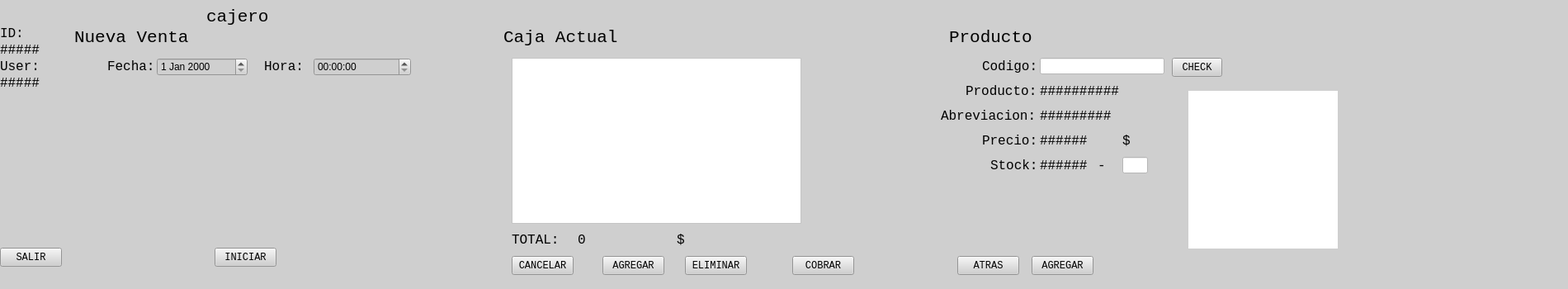
   <widget class="QWidget" name="cajerowidget" native="true">
    <property name="geometry">
     <rect>
      <x>0</x>
      <y>950</y>
      <width>1900</width>
      <height>350</height>
     </rect>
    </property>
    <property name="minimumSize">
     <size>
      <width>1900</width>
      <height>350</height>
     </size>
    </property>
    <property name="maximumSize">
     <size>
      <width>600</width>
      <height>350</height>
     </size>
    </property>
    <property name="font">
     <font>
      <family>Courier New</family>
     </font>
    </property>
    <property name="styleSheet">
     <string notr="true">background-color: rgb(207, 207, 207);</string>
    </property>
    <widget class="QLabel" name="cajerotext">
     <property name="geometry">
      <rect>
       <x>250</x>
       <y>10</y>
       <width>81</width>
       <height>21</height>
      </rect>
     </property>
     <property name="font">
      <font>
       <family>Courier New</family>
       <pointsize>16</pointsize>
      </font>
     </property>
     <property name="text">
      <string>cajero</string>
     </property>
    </widget>
    <widget class="QWidget" name="widgetcajactual" native="true">
     <property name="geometry">
      <rect>
       <x>600</x>
       <y>30</y>
       <width>521</width>
       <height>320</height>
      </rect>
     </property>
     <property name="maximumSize">
      <size>
       <width>600</width>
       <height>350</height>
      </size>
     </property>
     <property name="font">
      <font>
       <family>Courier New</family>
      </font>
     </property>
     <property name="styleSheet">
      <string notr="true">background-color: rgb(207, 207, 207);</string>
     </property>
     <widget class="QLabel" name="label_47">
      <property name="geometry">
       <rect>
        <x>10</x>
        <y>0</y>
        <width>181</width>
        <height>31</height>
       </rect>
      </property>
      <property name="font">
       <font>
        <family>Courier New</family>
        <pointsize>16</pointsize>
       </font>
      </property>
      <property name="text">
       <string>Caja Actual</string>
      </property>
     </widget>
     <widget class="QLabel" name="label_48">
      <property name="geometry">
       <rect>
        <x>20</x>
        <y>250</y>
        <width>71</width>
        <height>21</height>
       </rect>
      </property>
      <property name="font">
       <font>
        <family>Courier New</family>
        <pointsize>12</pointsize>
       </font>
      </property>
      <property name="text">
       <string>TOTAL:</string>
      </property>
     </widget>
     <widget class="QPushButton" name="atrasbutton_6">
      <property name="geometry">
       <rect>
        <x>20</x>
        <y>280</y>
        <width>75</width>
        <height>23</height>
       </rect>
      </property>
      <property name="font">
       <font>
        <family>Courier New</family>
       </font>
      </property>
      <property name="text">
       <string>CANCELAR</string>
      </property>
     </widget>
     <widget class="QLabel" name="textcajpreciototal">
      <property name="geometry">
       <rect>
        <x>100</x>
        <y>250</y>
        <width>81</width>
        <height>21</height>
       </rect>
      </property>
      <property name="font">
       <font>
        <family>Courier New</family>
        <pointsize>12</pointsize>
       </font>
      </property>
      <property name="text">
       <string>0</string>
      </property>
     </widget>
     <widget class="QLabel" name="label_53">
      <property name="geometry">
       <rect>
        <x>220</x>
        <y>250</y>
        <width>21</width>
        <height>21</height>
       </rect>
      </property>
      <property name="font">
       <font>
        <family>Courier New</family>
        <pointsize>12</pointsize>
       </font>
      </property>
      <property name="text">
       <string>$</string>
      </property>
     </widget>
     <widget class="QPushButton" name="buttonprodagregarstock_2">
      <property name="geometry">
       <rect>
        <x>130</x>
        <y>280</y>
        <width>75</width>
        <height>23</height>
       </rect>
      </property>
      <property name="font">
       <font>
        <family>Courier New</family>
       </font>
      </property>
      <property name="text">
       <string>AGREGAR</string>
      </property>
     </widget>
     <widget class="QPlainTextEdit" name="texteditcajaact">
      <property name="geometry">
       <rect>
        <x>20</x>
        <y>40</y>
        <width>351</width>
        <height>201</height>
       </rect>
      </property>
      <property name="font">
       <font>
        <family>Courier New</family>
        <pointsize>12</pointsize>
       </font>
      </property>
      <property name="styleSheet">
       <string notr="true">background-color: rgb(255, 255, 255);</string>
      </property>
      <property name="readOnly">
       <bool>true</bool>
      </property>
     </widget>
     <widget class="QPushButton" name="buttonprodagregarstock_5">
      <property name="geometry">
       <rect>
        <x>360</x>
        <y>280</y>
        <width>75</width>
        <height>23</height>
       </rect>
      </property>
      <property name="font">
       <font>
        <family>Courier New</family>
       </font>
      </property>
      <property name="text">
       <string>COBRAR</string>
      </property>
     </widget>
     <widget class="QPushButton" name="buttonprodagregarstock_6">
      <property name="geometry">
       <rect>
        <x>230</x>
        <y>280</y>
        <width>75</width>
        <height>23</height>
       </rect>
      </property>
      <property name="font">
       <font>
        <family>Courier New</family>
       </font>
      </property>
      <property name="text">
       <string>ELIMINAR</string>
      </property>
     </widget>
    </widget>
    <widget class="QWidget" name="widgetcajiniciar" native="true">
     <property name="geometry">
      <rect>
       <x>80</x>
       <y>30</y>
       <width>521</width>
       <height>320</height>
      </rect>
     </property>
     <property name="maximumSize">
      <size>
       <width>600</width>
       <height>350</height>
      </size>
     </property>
     <property name="font">
      <font>
       <family>Courier New</family>
      </font>
     </property>
     <property name="styleSheet">
      <string notr="true">background-color: rgb(207, 207, 207);</string>
     </property>
     <widget class="QLabel" name="label_50">
      <property name="geometry">
       <rect>
        <x>10</x>
        <y>0</y>
        <width>181</width>
        <height>31</height>
       </rect>
      </property>
      <property name="font">
       <font>
        <family>Courier New</family>
        <pointsize>16</pointsize>
       </font>
      </property>
      <property name="text">
       <string>Nueva Venta</string>
      </property>
     </widget>
     <widget class="QLabel" name="label_58">
      <property name="geometry">
       <rect>
        <x>240</x>
        <y>40</y>
        <width>51</width>
        <height>21</height>
       </rect>
      </property>
      <property name="font">
       <font>
        <family>Courier New</family>
        <pointsize>12</pointsize>
       </font>
      </property>
      <property name="text">
       <string>Hora:</string>
      </property>
     </widget>
     <widget class="QLabel" name="label_61">
      <property name="geometry">
       <rect>
        <x>50</x>
        <y>40</y>
        <width>71</width>
        <height>21</height>
       </rect>
      </property>
      <property name="font">
       <font>
        <family>Courier New</family>
        <pointsize>12</pointsize>
       </font>
      </property>
      <property name="text">
       <string>Fecha:</string>
      </property>
     </widget>
     <widget class="QPushButton" name="buttonprodagregarstock_3">
      <property name="geometry">
       <rect>
        <x>180</x>
        <y>270</y>
        <width>75</width>
        <height>23</height>
       </rect>
      </property>
      <property name="font">
       <font>
        <family>Courier New</family>
       </font>
      </property>
      <property name="text">
       <string>INICIAR</string>
      </property>
     </widget>
     <widget class="QDateEdit" name="dateEdit_3">
      <property name="geometry">
       <rect>
        <x>110</x>
        <y>40</y>
        <width>110</width>
        <height>22</height>
       </rect>
      </property>
      <property name="timeSpec">
       <enum>Qt::TimeZone</enum>
      </property>
     </widget>
     <widget class="QTimeEdit" name="timeEdit">
      <property name="geometry">
       <rect>
        <x>300</x>
        <y>40</y>
        <width>118</width>
        <height>22</height>
       </rect>
      </property>
      <property name="timeSpec">
       <enum>Qt::UTC</enum>
      </property>
     </widget>
    </widget>
    <widget class="QLabel" name="label_64">
     <property name="geometry">
      <rect>
       <x>0</x>
       <y>30</y>
       <width>31</width>
       <height>21</height>
      </rect>
     </property>
     <property name="font">
      <font>
       <family>Courier New</family>
       <pointsize>12</pointsize>
      </font>
     </property>
     <property name="text">
      <string>ID:</string>
     </property>
    </widget>
    <widget class="QLabel" name="textiduser_2">
     <property name="geometry">
      <rect>
       <x>0</x>
       <y>50</y>
       <width>61</width>
       <height>21</height>
      </rect>
     </property>
     <property name="font">
      <font>
       <family>Courier New</family>
       <pointsize>12</pointsize>
      </font>
     </property>
     <property name="text">
      <string>#####</string>
     </property>
    </widget>
    <widget class="QLabel" name="label_63">
     <property name="geometry">
      <rect>
       <x>0</x>
       <y>70</y>
       <width>61</width>
       <height>21</height>
      </rect>
     </property>
     <property name="font">
      <font>
       <family>Courier New</family>
       <pointsize>12</pointsize>
      </font>
     </property>
     <property name="text">
      <string>User:</string>
     </property>
    </widget>
    <widget class="QLabel" name="textuseruser_2">
     <property name="geometry">
      <rect>
       <x>0</x>
       <y>90</y>
       <width>71</width>
       <height>21</height>
      </rect>
     </property>
     <property name="font">
      <font>
       <family>Courier New</family>
       <pointsize>12</pointsize>
      </font>
     </property>
     <property name="text">
      <string>#####</string>
     </property>
    </widget>
    <widget class="QWidget" name="widgetcajproduct" native="true">
     <property name="geometry">
      <rect>
       <x>1140</x>
       <y>30</y>
       <width>521</width>
       <height>320</height>
      </rect>
     </property>
     <property name="maximumSize">
      <size>
       <width>600</width>
       <height>350</height>
      </size>
     </property>
     <property name="font">
      <font>
       <family>Courier New</family>
      </font>
     </property>
     <property name="styleSheet">
      <string notr="true">background-color: rgb(207, 207, 207);</string>
     </property>
     <widget class="QLabel" name="label_55">
      <property name="geometry">
       <rect>
        <x>10</x>
        <y>0</y>
        <width>111</width>
        <height>31</height>
       </rect>
      </property>
      <property name="font">
       <font>
        <family>Courier New</family>
        <pointsize>16</pointsize>
       </font>
      </property>
      <property name="text">
       <string>Producto</string>
      </property>
     </widget>
     <widget class="QLabel" name="label_57">
      <property name="geometry">
       <rect>
        <x>50</x>
        <y>130</y>
        <width>71</width>
        <height>21</height>
       </rect>
      </property>
      <property name="font">
       <font>
        <family>Courier New</family>
        <pointsize>12</pointsize>
       </font>
      </property>
      <property name="text">
       <string>Precio:</string>
      </property>
     </widget>
     <widget class="QLabel" name="label_59">
      <property name="geometry">
       <rect>
        <x>0</x>
        <y>100</y>
        <width>121</width>
        <height>21</height>
       </rect>
      </property>
      <property name="font">
       <font>
        <family>Courier New</family>
        <pointsize>12</pointsize>
       </font>
      </property>
      <property name="text">
       <string>Abreviacion:</string>
      </property>
     </widget>
     <widget class="QLabel" name="textcajabreb">
      <property name="geometry">
       <rect>
        <x>120</x>
        <y>100</y>
        <width>131</width>
        <height>21</height>
       </rect>
      </property>
      <property name="font">
       <font>
        <family>Courier New</family>
        <pointsize>12</pointsize>
       </font>
      </property>
      <property name="text">
       <string>#########</string>
      </property>
     </widget>
     <widget class="QLabel" name="label_60">
      <property name="geometry">
       <rect>
        <x>30</x>
        <y>70</y>
        <width>91</width>
        <height>21</height>
       </rect>
      </property>
      <property name="font">
       <font>
        <family>Courier New</family>
        <pointsize>12</pointsize>
       </font>
      </property>
      <property name="text">
       <string>Producto:</string>
      </property>
     </widget>
     <widget class="QLabel" name="imagencaj">
      <property name="geometry">
       <rect>
        <x>300</x>
        <y>80</y>
        <width>181</width>
        <height>191</height>
       </rect>
      </property>
      <property name="styleSheet">
       <string notr="true">background-color: rgb(255, 255, 255);</string>
      </property>
      <property name="text">
       <string/>
      </property>
     </widget>
     <widget class="QLabel" name="label_62">
      <property name="geometry">
       <rect>
        <x>60</x>
        <y>160</y>
        <width>61</width>
        <height>21</height>
       </rect>
      </property>
      <property name="font">
       <font>
        <family>Courier New</family>
        <pointsize>12</pointsize>
       </font>
      </property>
      <property name="text">
       <string>Stock:</string>
      </property>
     </widget>
     <widget class="QPushButton" name="atrasbutton_8">
      <property name="geometry">
       <rect>
        <x>20</x>
        <y>280</y>
        <width>75</width>
        <height>23</height>
       </rect>
      </property>
      <property name="font">
       <font>
        <family>Courier New</family>
       </font>
      </property>
      <property name="text">
       <string>ATRAS</string>
      </property>
     </widget>
     <widget class="QLabel" name="textcajprod">
      <property name="geometry">
       <rect>
        <x>120</x>
        <y>70</y>
        <width>131</width>
        <height>21</height>
       </rect>
      </property>
      <property name="font">
       <font>
        <family>Courier New</family>
        <pointsize>12</pointsize>
       </font>
      </property>
      <property name="text">
       <string>##########</string>
      </property>
     </widget>
     <widget class="QLabel" name="textcajprecio">
      <property name="geometry">
       <rect>
        <x>120</x>
        <y>130</y>
        <width>81</width>
        <height>21</height>
       </rect>
      </property>
      <property name="font">
       <font>
        <family>Courier New</family>
        <pointsize>12</pointsize>
       </font>
      </property>
      <property name="text">
       <string>######</string>
      </property>
     </widget>
     <widget class="QLabel" name="label_65">
      <property name="geometry">
       <rect>
        <x>220</x>
        <y>130</y>
        <width>21</width>
        <height>21</height>
       </rect>
      </property>
      <property name="font">
       <font>
        <family>Courier New</family>
        <pointsize>12</pointsize>
       </font>
      </property>
      <property name="text">
       <string>$</string>
      </property>
     </widget>
     <widget class="QLabel" name="label_66">
      <property name="geometry">
       <rect>
        <x>50</x>
        <y>40</y>
        <width>71</width>
        <height>21</height>
       </rect>
      </property>
      <property name="font">
       <font>
        <family>Courier New</family>
        <pointsize>12</pointsize>
       </font>
      </property>
      <property name="text">
       <string>Codigo:</string>
      </property>
     </widget>
     <widget class="QPushButton" name="buttonprodagregarstock_4">
      <property name="geometry">
       <rect>
        <x>110</x>
        <y>280</y>
        <width>75</width>
        <height>23</height>
       </rect>
      </property>
      <property name="font">
       <font>
        <family>Courier New</family>
       </font>
      </property>
      <property name="text">
       <string>AGREGAR</string>
      </property>
     </widget>
     <widget class="QLineEdit" name="lineprodnewstock_2">
      <property name="geometry">
       <rect>
        <x>220</x>
        <y>160</y>
        <width>31</width>
        <height>20</height>
       </rect>
      </property>
      <property name="styleSheet">
       <string notr="true">background-color: rgb(255, 255, 255);
</string>
      </property>
     </widget>
     <widget class="QLabel" name="textcajstock">
      <property name="geometry">
       <rect>
        <x>120</x>
        <y>160</y>
        <width>61</width>
        <height>21</height>
       </rect>
      </property>
      <property name="font">
       <font>
        <family>Courier New</family>
        <pointsize>12</pointsize>
       </font>
      </property>
      <property name="text">
       <string>######</string>
      </property>
     </widget>
     <widget class="QLabel" name="label_67">
      <property name="geometry">
       <rect>
        <x>190</x>
        <y>160</y>
        <width>21</width>
        <height>21</height>
       </rect>
      </property>
      <property name="font">
       <font>
        <family>Courier New</family>
        <pointsize>12</pointsize>
       </font>
      </property>
      <property name="text">
       <string>-</string>
      </property>
     </widget>
     <widget class="QLineEdit" name="lineeditcajbuscar">
      <property name="geometry">
       <rect>
        <x>120</x>
        <y>40</y>
        <width>151</width>
        <height>20</height>
       </rect>
      </property>
      <property name="styleSheet">
       <string notr="true">background-color: rgb(255, 255, 255);
</string>
      </property>
     </widget>
     <widget class="QPushButton" name="atrasbutton_12">
      <property name="geometry">
       <rect>
        <x>280</x>
        <y>40</y>
        <width>61</width>
        <height>23</height>
       </rect>
      </property>
      <property name="font">
       <font>
        <family>Courier New</family>
       </font>
      </property>
      <property name="text">
       <string>CHECK</string>
      </property>
     </widget>
    </widget>
    <widget class="QPushButton" name="atrasbutton_7">
     <property name="geometry">
      <rect>
       <x>0</x>
       <y>300</y>
       <width>75</width>
       <height>23</height>
      </rect>
     </property>
     <property name="font">
      <font>
       <family>Courier New</family>
      </font>
     </property>
     <property name="text">
      <string>SALIR</string>
     </property>
    </widget>
   </widget>
